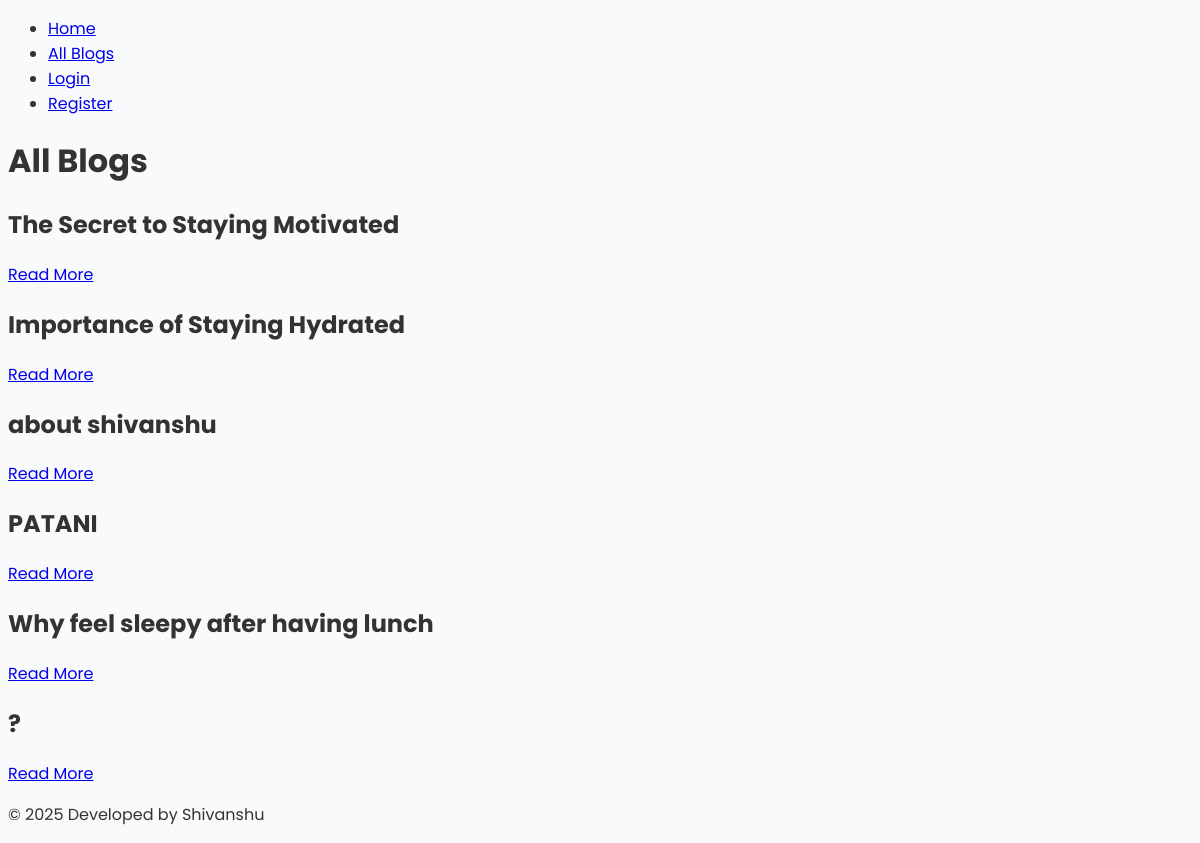
The app's page /blogs/ with its own data.
### models/blog.py (models this page shows)
class Blog(SQLModel, table=True):
    id: int = Field(primary_key=True)
    title: str
    body: str
    comments: List["Comment"] = Relationship(
        back_populates="blog",
        sa_relationship_kwargs={"cascade": "all, delete-orphan"}
    )

### routers/blogs.py (the view)
@router.get("/blogs/", response_class=HTMLResponse)
async def read_blogs(request: Request, session: SessionDep, username: str | None = Depends(get_username)):
    user_authenticated = username is not None
    blog = session.exec(select(Blog)).all()
    return templates.TemplateResponse(
        "allblogstitle.html",
        {
            "request": request,
            "blog": blog,
            "user_authenticated": user_authenticated,
            "username": username
        }
    )

### templates/allblogstitle.html (shortened to what this page needs)
{% extends "base.html" %}
{% block content %}
<div class="container">
    <h1 class="text-center">All Blogs</h1>
    <div class="blog-list">
        {% for Blog in blog %}
            <div class="blog-item">
                <h2>{{ Blog.title }}</h2>
                <a href="/blogs/{{ Blog.id }}">Read More</a>
            </div>
        {% else %}
            <p class="text-center">No blogs available.</p>
        {% endfor %}
    </div>
</div>
{% endblock %}

### static/style.css (style rules this page uses)
* { box-sizing: border-box; }
body { font-family: 'Poppins', sans-serif; background-color: #f9fafb; color: #333; }

### records on screen
Blog: title "The Secret to Staying Motivated"
Blog: title "Importance of Staying Hydrated"
Blog: title "about shivanshu"
Blog: title "PATANI"
Blog: title "Why feel sleepy after having lunch"
Blog: title "?"
